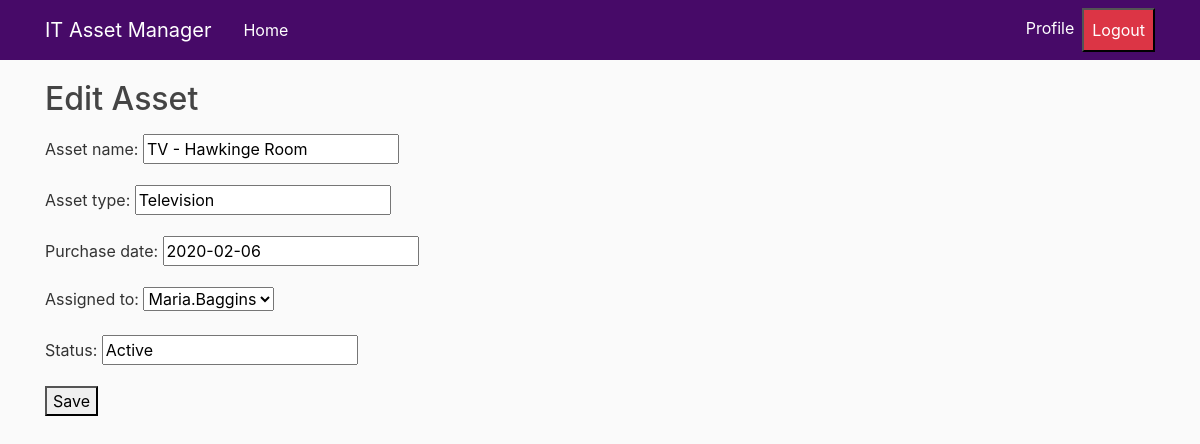
The page /assets/1/edit/ (signed in) on the database its author committed.
### itassets/models.py (models this page shows, shortened)
class Asset(models.Model):
    asset_id = models.AutoField(primary_key=True)
    asset_name = models.CharField(max_length=50)
    asset_type = models.CharField(max_length=100)
    purchase_date = models.DateField()
    assigned_to = models.ForeignKey('InventoryUser', on_delete=models.SET_NULL, null=True)
    status = models.CharField(max_length=50)

### itassets/views.py (the view)
# urls.py: path("<int:pk>/edit/", asset_update, name="asset_update"),
@login_required
@permission_required("itassets.change_asset", raise_exception=True)
def asset_update(request, pk):
    asset = get_object_or_404(Asset, pk=pk)
    if request.method == "POST":
        form = AssetForm(request.POST, instance=asset)
        if form.is_valid():
            form.save()
            AssetHistory.objects.create(
                asset=asset,
                changed_by=request.user,  # Track who made the change
                change_details=f"Updated asset: {asset.asset_name}"
            )
            return redirect("asset_list")  # Move redirect after history logging
    else:
        form = AssetForm(instance=asset)
    return render(request, "itassets/asset_form.html", {"form": form})

### itassets/forms.py
class AssetForm(forms.ModelForm):
    class Meta:
        model = Asset
        fields = ["asset_name", "asset_type", "purchase_date", "assigned_to", "status"]

### itassets/models.py (called while the page is built)
    def __str__(self):
        return self.username

### itassets/templates/itassets/asset_form.html (shortened to what this page needs)
{% extends "base.html" %}
{% block content %}
<h2>{% if form.instance.pk %}Edit Asset{% else %}Add New Asset{% endif %}</h2>
<form method="post">
    {{ form.as_p }}
    <button type="submit">Save</button>
</form>
{% endblock %}

### ITAssetManager/static/css/styles.css (style rules this page uses)
body { background-color: #fafafa !important; color: #333333 !important; margin-top: 5rem !important; }
h1, h2, h3, h4, h5, h6 { color: rgb(68,68, 68) !important; }

### rows shown on the page
Asset: asset_name "TV - Hawkinge Room", asset_type "Television", purchase_date "2020-02-06", assigned_to "Maria.Baggins", status "Active"
